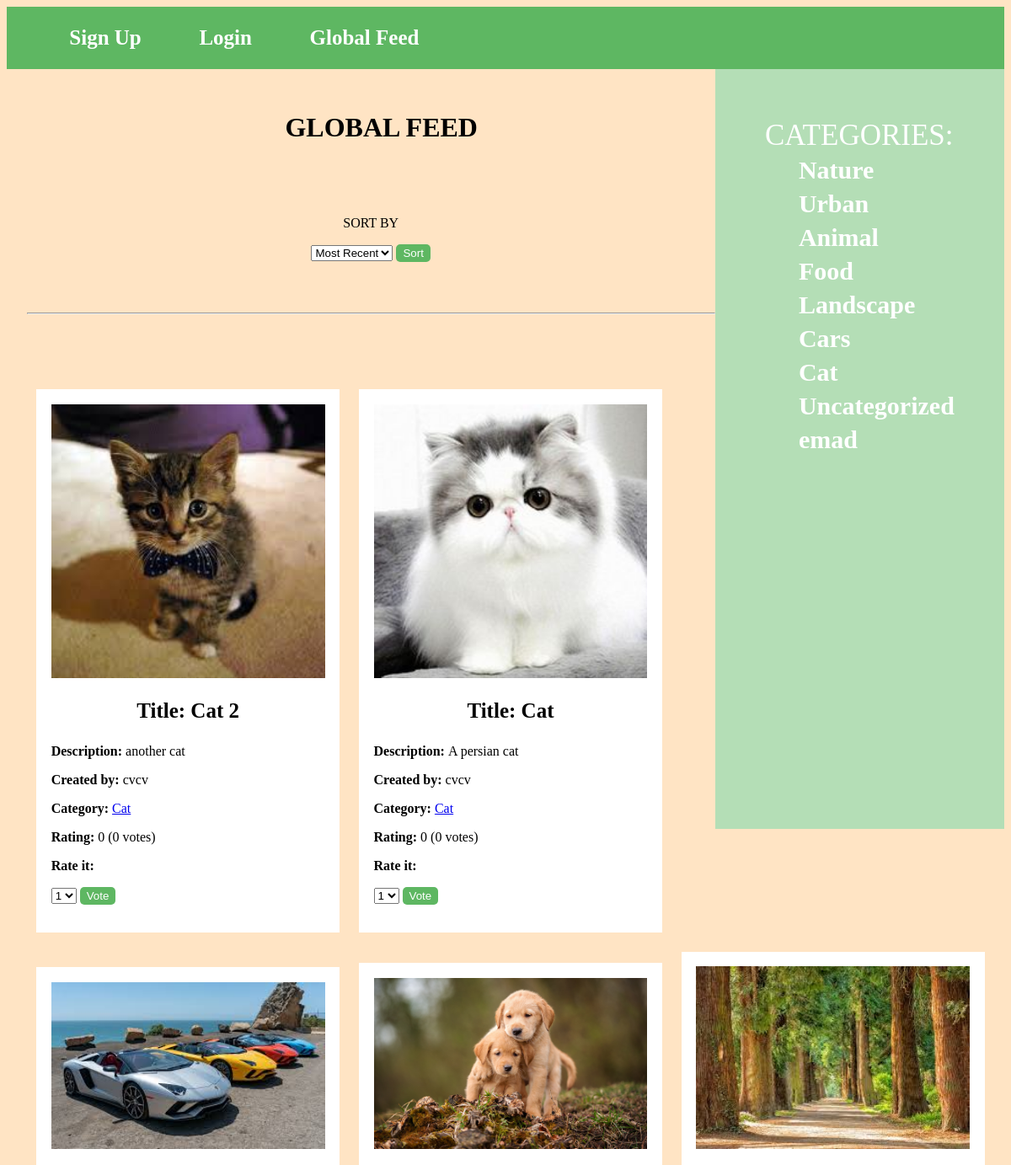
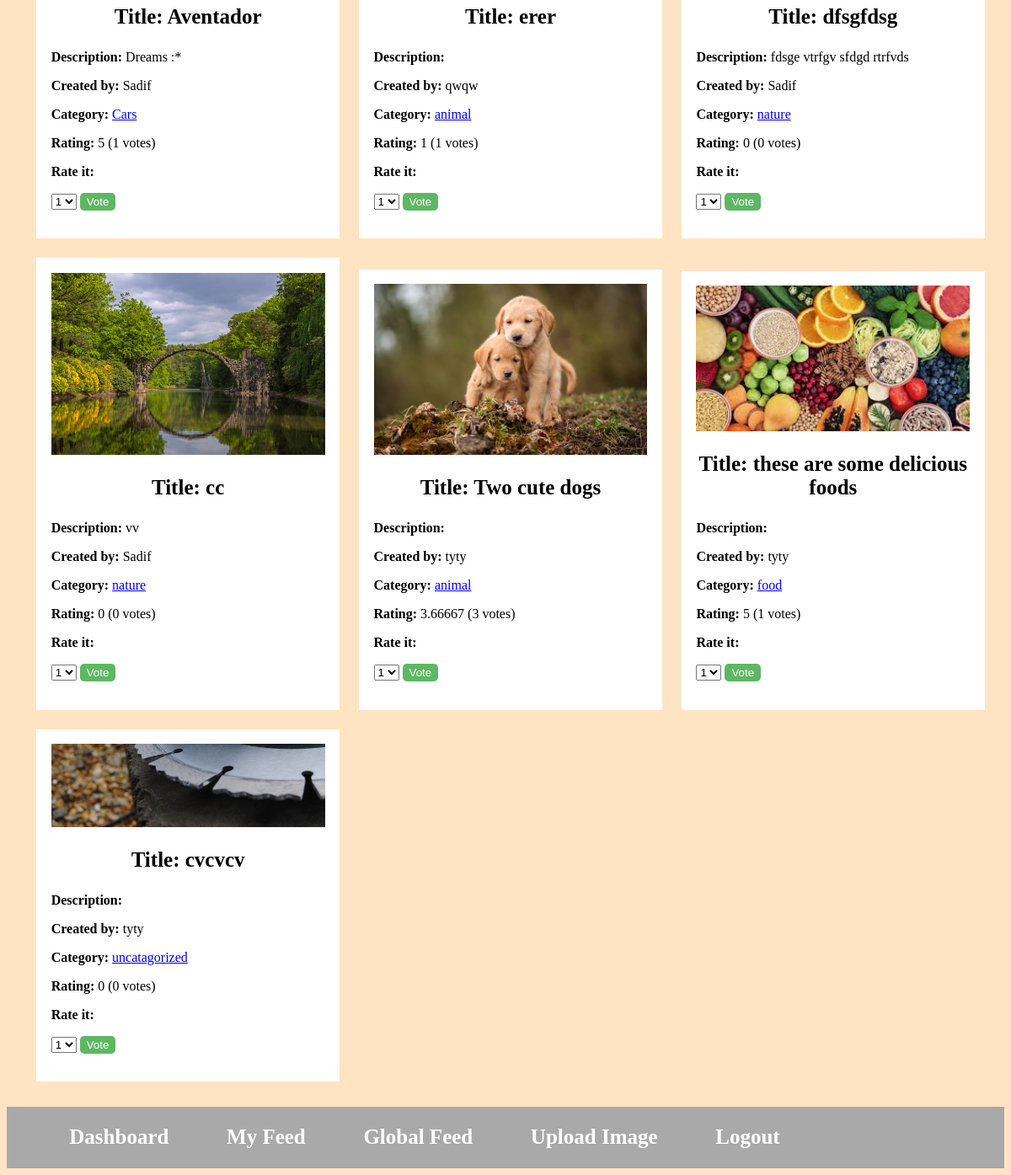
/feed2.php, run on the app's committed database (2 pictures, top to bottom).
### tables this page shows
CREATE TABLE `categories` (
  `id` int(32) NOT NULL,
  `category` varchar(64) NOT NULL
);

CREATE TABLE `images` (
  `image_id` int(11) NOT NULL,
  `id` int(11) NOT NULL,
  `image` varchar(50) NOT NULL,
  `title` text NOT NULL,
  `approved` int(3) NOT NULL DEFAULT '0',
  `a` varchar(32) NOT NULL,
  `category` varchar(32) NOT NULL DEFAULT 'uncatagorized',
  `rating` float NOT NULL DEFAULT '0',
  `votes` int(32) NOT NULL DEFAULT '0'
);

CREATE TABLE `users` (
  `id` int(10) NOT NULL,
  `name` varchar(32) NOT NULL,
  `email` text NOT NULL,
  `password` varchar(32) NOT NULL,
  `hash` varchar(32) NOT NULL,
  `active` int(1) NOT NULL DEFAULT '0'
);

### feed2.php (the view, shortened to what this page needs)
<?php
    if(isset($_SESSION["name"])) {
        require_once("header2.php");
    } else {
        require_once("header.php");
    }
    require_once("sidebar.php");
?>
<?php
if (isset($_POST["sort"])) {
    $sort = $_POST["sort"];
} else {
    $sort = 1;
}
if($sort != 1) {
    $q = "SELECT image_id,id,image,title,a,category,rating,votes FROM images WHERE approved=1 ORDER BY rating DESC";
} else {
    $q = "SELECT image_id,id,image,title,a,category,rating,votes FROM images WHERE approved=1 ORDER BY image_id DESC";
}
$conn = new mysqli("localhost", "root", "", "registered") or die(mysql_error());
$data = '<html>
            <head>
                <link rel="stylesheet" href="feed.css">
            </head>
            <body>
                <div class="wrapper">
                <h1 style="text-align:center; padding: 30px 25px;"> GLOBAL FEED </h1>
                <br />
                <p style="text-align:center;"> SORT BY <form style="text-align:center" action="#" method="post">
                            <select name="sort">
                                <option value=1>Most Recent</option>
                                <option value=2>Most Rated</option>
                            </select> <button class="sortvote">Sort</button></form></p>
                <hr style="margin: 60px 0px;">
                <br />
                    ';
if ($result = $conn->query($q)) {
while ($row = $result->fetch_assoc()) {
      $m = $row["id"];
      $q2 = "SELECT name FROM users WHERE id = $m";
      if ($result2 = $conn->query($q2)) {
            while ($row2 = $result2->fetch_assoc()) {
                $name2 = $row2["name"];
            }
      } else
        echo "problem";
      $data .= '<div class="card">
                    <img src="images/'.$row["image"].'">
                    <p class="title"><b>Title: '.$row["title"].'</b></p>
                    <p><b>Description: </b>'.$row["a"].'</p>
                    <p><b>Created by: </b>'.$name2.'</p>
                    <p><b>Category: </b><a href="category-view.php?category='.$row["category"].'" style="text-decore:none">'.$row["category"].'</a></p>
                    <p><b>Rating: </b>'.$row["rating"].' ('.$row["votes"].' votes)</p>'
                    ;
                    if($_SESSION["id"] != $row["id"]) {
                        $data .= '<p><b>Rate it: </b><form action="voted.php" method="post">
                                        <select name="rating">
                                            <option>1</option>
                                            <option>2</option>
                                            <option>3</option>
                                            <option>4</option>
                                            <option>5</option></select>
                                            <input style="display:none" name="id" value="'.$row["image_id"].'">
                                            <button class="sortvote">Vote</button></form></p>
                        ';
                    }
                    $data .='
                            </div>';
}
}
        $data.='
                <div class="clearfix"></div>
                <br/>
                </div>
            </body>
        </html>';
    echo $data;
?>
<?php
    require_once("footer.php");
?>

### header.php (shortened to what this page needs)
<head>
        <link rel="stylesheet" href="general.css">
    </head>
    <body>
        <div class="menu">
            <ul>
                <li class="lia"><a href="index.php">Sign Up</a></li>
                <li class="lia"><a href="login.php">Login</a></li>
                <li class="lia"><a href="feed2.php">Global Feed</a></li>
            </ul>
        </div>

### sidebar.php
<div class = "scroll">
    CATEGORIES: <br />
     <ul>
        <?php
         $q = "SELECT id,category FROM categories";
         $conn = new mysqli("localhost", "root", "", "registered") or die(mysql_error());
         if ($result = $conn->query($q)) {
             while ($row = $result->fetch_assoc()) {
                 echo '<li><a class="lib" href="category-view.php?category='.$row['category'].'">'.$row['category'].'</a></li>';
             }
         }
         ?>
     </ul>
</div>

### footer.php (shortened to what this page needs)
<div class="menuf">
            <ul>
                <li class="lia"><a href="dashboard.php">Dashboard</a></li>
                <li class="lia"><a href="feed.php">My Feed</a></li>
                <li class="lia"><a href="feed2.php">Global Feed</a></li>
                <li class="lia"><a href="new-image.php">Upload Image</a></li>
                <li class="lia"><a href="logout.php">Logout</a></li>
            </ul>
        </div>
    </body>
</html>

### general.css (style rules this page uses)
.menu { text-decoration: none; text-align: center; font-size: 25px; background-color: #5EB762; }
ul { list-style: none; margin-bottom: 0px; margin-top: 0px; }
.lia { float: left; padding: 2% 3%; }
.menu a { text-decoration: none; color: white; font-weight: bold; }
.scroll a { text-decoration: none; color: white; font-weight: bold; }
body { background-color: bisque; }
.scroll { color: white; font-size: 35px; padding: 5% 5%; margin-top: 0px; float: right; background-color: #B4DEB6; height: 100%; }
.lib { font-size: 30px; }
.menuf { text-decoration: none; text-align: center; font-size: 25px; background-color: darkgrey; min-height: 30px; }
.menuf a { text-decoration: none; color: white; font-weight: bold; }
.sortvote { color: white; text-decoration: none; background-color: #5EB762; padding: 3px 8px; border-radius: 5px; border: none; cursor: pointer; }

### feed.css (style rules this page uses)
.wrapper { max-width: 1200px; margin: 0% auto; margin-left: 2%; }
img { width: 100%; background-color: bisque; }
.card { background-color: white; padding: 1.5% 1.5%; margin: 1% 1%; display: inline-block; width: 28%; }
body { background-color: bisque; }
.title { font-size: 25px; text-align: center; }

### data on the page
categories: category "Nature"
categories: category "Urban"
categories: category "Animal"
categories: category "Food"
categories: category "Landscape"
categories: category "Cars"
categories: category "Cat"
categories: category "Uncategorized"
categories: category "emad"
images: image (picture), title "Cat 2", a "another cat", category "Cat", rating "0", votes "0"
users: name "cvcv cvcv"
images: image (picture), title "Cat", a "A persian cat", category "Cat", rating "0", votes "0"
images: image (picture), title "Aventador", a "Dreams :*", category "Cars", rating "5", votes "1"
users: name "Sadif Sadif Sadif"
images: image (picture), title "erer", category "animal", rating "1", votes "1"
users: name "qwqw"
images: image (picture), title "dfsgfdsg", a "fdsge vtrfgv sfdgd rtrfvds", category "nature", rating "0", votes "0"
images: image (picture), title "cc", a "vv", category "nature", rating "0", votes "0"
images: image (picture), title "Two cute dogs", category "animal", rating "3.66667", votes "3"
users: name "tyty tyty tyty"
images: image (picture), title "these are some delicious foods", category "food", rating "5", votes "1"
images: image (picture), title "cvcvcv", category "uncatagorized", rating "0", votes "0"
